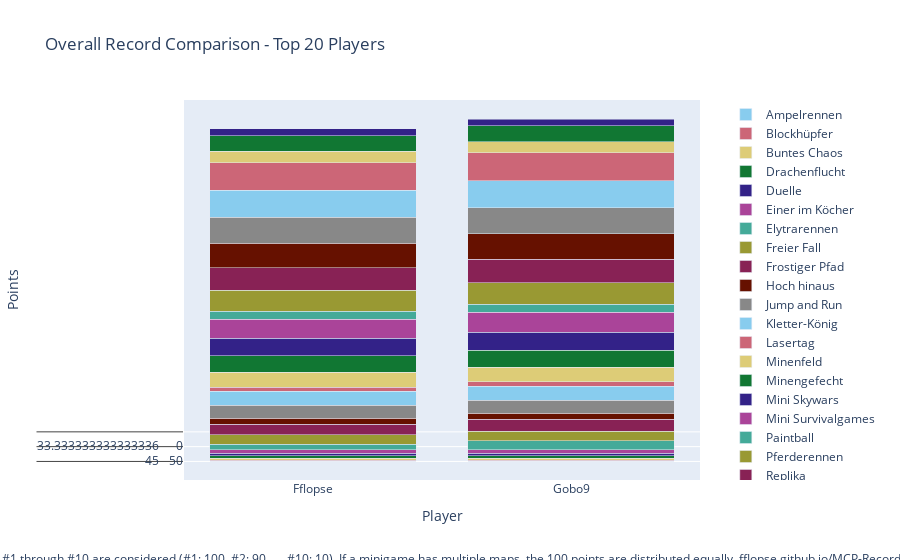

Notebook code for this chart:
### Code cell
import plotly.graph_objects as go

# Sum all columns to get the total score
outDf['Total'] = outDf.sum(axis=1)

# Sort by total score and fill N/A values with 0
outDf = outDf.sort_values(by='Total', ascending=False).fillna(0)

# Crop to top 10 players
cropDf = outDf.head(20).copy()

# Drop the 'Total' column for plotting
cropDf = cropDf.drop(columns=['Total'])

# Create a color palette
color_palette = px.colors.qualitative.Safe

# Create the stacked bar plot
fig = go.Figure()

for column in cropDf.columns.difference(['Player']):
    fig.add_trace(go.Bar(
        x=cropDf.index,
        y=cropDf[column],
        name=column,
        marker_color=color_palette[len(fig.data) % len(color_palette)]
    ))

# Update layout
fig.update_layout(
    barmode='stack',
    title='Overall Record Comparison - Top 20 Players',
    xaxis=dict(title='Player'),
    yaxis=dict(title='Points'),
    #height=800,
    #width=1000,
    legend=dict(
        x=1.05,
        y=0.5,
        traceorder='normal',
        font=dict(size=12),
        bgcolor='rgba(255, 255, 255, 0)',
        bordercolor='rgba(0, 0, 0, 0)'
    ),
    margin=dict(r=200),  # Adjust right margin to make room for the legend
    annotations=[
        dict(
            x=0.5,
            y=-0.235,
            xref='paper',
            yref='paper',
            text='Max 100 points per minigame. Records #1 through #10 are considered (#1: 100, #2: 90, ..., #10: 10). If a minigame has multiple maps, the 100 points are distributed equally. fflopse.github.io/MCP-Records/data-analysis/global-ranking.ipynb',
            showarrow=False,
            font=dict(size=12),
            xanchor='center'
        )
    ]
)

fig.show()

# save the plot as an html file

fig.write_html('out/overall_record_comparison.html')

### Figure 1 — Plotly figure (JSON) as saved in the notebook; plotly's stock layout.template omitted (floating-point values rounded to 4 significant figures)
{"data": [{"marker": {"color": "rgb(136, 204, 238)"}, "name": "Ampelrennen", "type": "bar", "x": ["Fflopse", "Gobo9", "ReichesBrot", "cediiiiii_10", "PedroZockt", "HerrDante", "Ex4cted", "_n3d", "yiiq", "JOW23", "lizsyy", "DarkCobweb", "Umgfoin", "2wc", "yzvm", "camman18YT", "Ninivee", "Grapfen", "KakaMC", "ffawks"], "y": [[45, 45], [50, 50], [10, 10], [20, 20], [70, 70], [25, 25], [45, 45], [20, 20], [0, 0], [0, 0], [10, 10], [0, 0], [50, 50], [0, 0], [0, 0], [0, 0], [0, 0], [0, 0], [0, 0], [0, 0]]}, {"marker": {"color": "rgb(204, 102, 119)"}, "name": "Blockhüpfer", "type": "bar", "x": ["Fflopse", "Gobo9", "ReichesBrot", "cediiiiii_10", "PedroZockt", "HerrDante", "Ex4cted", "_n3d", "yiiq", "JOW23", "lizsyy", "DarkCobweb", "Umgfoin", "2wc", "yzvm", "camman18YT", "Ninivee", "Grapfen", "KakaMC", "ffawks"], "y": [[90, 90], [60, 60], [100, 100], [0, 0], [30, 30], [0, 0], [80, 80], [0, 0], [20, 20], [0, 0], [50, 50], [0, 0], [0, 0], [0, 0], [0, 0], [0, 0], [0, 0], [0, 0], [0, 0], [0, 0]]}, {"marker": {"color": "rgb(221, 204, 119)"}, "name": "Buntes Chaos", "type": "bar", "x": ["Fflopse", "Gobo9", "ReichesBrot", "cediiiiii_10", "PedroZockt", "HerrDante", "Ex4cted", "_n3d", "yiiq", "JOW23", "lizsyy", "DarkCobweb", "Umgfoin", "2wc", "yzvm", "camman18YT", "Ninivee", "Grapfen", "KakaMC", "ffawks"], "y": [[100, 100], [50, 50], [100, 100], [50, 50], [100, 100], [50, 50], [50, 50], [100, 100], [0, 0], [0, 0], [100, 100], [0, 0], [100, 100], [0, 0], [0, 0], [0, 0], [100, 100], [0, 0], [100, 100], [0, 0]]}, {"marker": {"color": "rgb(17, 119, 51)"}, "name": "Drachenflucht", "type": "bar", "x": ["Fflopse", "Gobo9", "ReichesBrot", "cediiiiii_10", "PedroZockt", "HerrDante", "Ex4cted", "_n3d", "yiiq", "JOW23", "lizsyy", "DarkCobweb", "Umgfoin", "2wc", "yzvm", "camman18YT", "Ninivee", "Grapfen", "KakaMC", "ffawks"], "y": [[0, 0], [0, 0], [0, 0], [0, 0], [0, 0], [0, 0], [0, 0], [16, 16], [0, 0], [0, 0], [0, 0], [0, 0], [0, 0], [0, 0], [0, 0], [0, 0], [0, 0], [0, 0], [0, 0], [0, 0]]}, {"marker": {"color": "rgb(51, 34, 136)"}, "name": "Duelle", "type": "bar", "x": ["Fflopse", "Gobo9", "ReichesBrot", "cediiiiii_10", "PedroZockt", "HerrDante", "Ex4cted", "_n3d", "yiiq", "JOW23", "lizsyy", "DarkCobweb", "Umgfoin", "2wc", "yzvm", "camman18YT", "Ninivee", "Grapfen", "KakaMC", "ffawks"], "y": [[0, 0], [0, 0], [0, 0], [60, 60], [0, 0], [0, 0], [0, 0], [0, 0], [0, 0], [0, 0], [0, 0], [60, 60], [0, 0], [60, 60], [60, 60], [0, 0], [0, 0], [0, 0], [0, 0], [0, 0]]}, {"marker": {"color": "rgb(170, 68, 153)"}, "name": "Einer im Köcher", "type": "bar", "x": ["Fflopse", "Gobo9", "ReichesBrot", "cediiiiii_10", "PedroZockt", "HerrDante", "Ex4cted", "_n3d", "yiiq", "JOW23", "lizsyy", "DarkCobweb", "Umgfoin", "2wc", "yzvm", "camman18YT", "Ninivee", "Grapfen", "KakaMC", "ffawks"], "y": [[86.67, 86.67], [33.33, 33.33], [20, 20], [46.67, 46.67], [0, 0], [90, 90], [0, 0], [16.67, 16.67], [0, 0], [16.67, 16.67], [0, 0], [0, 0], [0, 0], [0, 0], [0, 0], [0, 0], [0, 0], [0, 0], [0, 0], [0, 0]]}, {"marker": {"color": "rgb(68, 170, 153)"}, "name": "Elytrarennen", "type": "bar", "x": ["Fflopse", "Gobo9", "ReichesBrot", "cediiiiii_10", "PedroZockt", "HerrDante", "Ex4cted", "_n3d", "yiiq", "JOW23", "lizsyy", "DarkCobweb", "Umgfoin", "2wc", "yzvm", "camman18YT", "Ninivee", "Grapfen", "KakaMC", "ffawks"], "y": [[80, 76.67], [20, 20], [96.67, 100], [0, 0], [40, 36.67], [0, 0], [0, 0], [43.33, 36.67], [0, 0], [0, 0], [0, 0], [0, 0], [33.33, 23.33], [0, 0], [0, 0], [0, 0], [0, 0], [13.33, 13.33], [0, 0], [50, 46.67]]}, {"marker": {"color": "rgb(153, 153, 51)"}, "name": "Freier Fall", "type": "bar", "x": ["Fflopse", "Gobo9", "ReichesBrot", "cediiiiii_10", "PedroZockt", "HerrDante", "Ex4cted", "_n3d", "yiiq", "JOW23", "lizsyy", "DarkCobweb", "Umgfoin", "2wc", "yzvm", "camman18YT", "Ninivee", "Grapfen", "KakaMC", "ffawks"], "y": [[42.5, 42.5], [52.5, 52.5], [27.5, 27.5], [52.5, 52.5], [25, 25], [62.5, 62.5], [20, 20], [15, 15], [0, 0], [0, 0], [0, 0], [0, 0], [0, 0], [42.5, 42.5], [0, 0], [0, 0], [7.5, 7.5], [0, 0], [0, 0], [0, 0]]}, {"marker": {"color": "rgb(136, 34, 85)"}, "name": "Frostiger Pfad", "type": "bar", "x": ["Fflopse", "Gobo9", "ReichesBrot", "cediiiiii_10", "PedroZockt", "HerrDante", "Ex4cted", "_n3d", "yiiq", "JOW23", "lizsyy", "DarkCobweb", "Umgfoin", "2wc", "yzvm", "camman18YT", "Ninivee", "Grapfen", "KakaMC", "ffawks"], "y": [[50, 40], [90, 90], [100, 100], [0, 0], [0, 0], [0, 0], [0, 0], [30, 20], [0, 0], [0, 0], [0, 0], [0, 0], [0, 0], [0, 0], [0, 0], [0, 0], [80, 70], [0, 0], [0, 0], [0, 0]]}, {"marker": {"color": "rgb(102, 17, 0)"}, "name": "Hoch hinaus", "type": "bar", "x": ["Fflopse", "Gobo9", "ReichesBrot", "cediiiiii_10", "PedroZockt", "HerrDante", "Ex4cted", "_n3d", "yiiq", "JOW23", "lizsyy", "DarkCobweb", "Umgfoin", "2wc", "yzvm", "camman18YT", "Ninivee", "Grapfen", "KakaMC", "ffawks"], "y": [[80, 80], [70, 70], [40, 40], [20, 20], [90, 90], [0, 0], [50, 50], [0, 0], [0, 0], [0, 0], [0, 0], [0, 0], [0, 0], [0, 0], [0, 0], [0, 0], [0, 0], [0, 0], [0, 0], [0, 0]]}, {"marker": {"color": "rgb(136, 136, 136)"}, "name": "Jump and Run", "type": "bar", "x": ["Fflopse", "Gobo9", "ReichesBrot", "cediiiiii_10", "PedroZockt", "HerrDante", "Ex4cted", "_n3d", "yiiq", "JOW23", "lizsyy", "DarkCobweb", "Umgfoin", "2wc", "yzvm", "camman18YT", "Ninivee", "Grapfen", "KakaMC", "ffawks"], "y": [[56.67, 56.67], [93.33, 93.33], [90, 90], [23.33, 23.33], [23.33, 23.33], [26.67, 26.67], [0, 0], [0, 0], [6.667, 6.667], [0, 0], [13.33, 13.33], [0, 0], [0, 0], [13.33, 13.33], [0, 0], [33.33, 33.33], [0, 0], [0, 0], [10, 10], [0, 0]]}, {"marker": {"color": "rgb(136, 204, 238)"}, "name": "Kletter-König", "type": "bar", "x": ["Fflopse", "Gobo9", "ReichesBrot", "cediiiiii_10", "PedroZockt", "HerrDante", "Ex4cted", "_n3d", "yiiq", "JOW23", "lizsyy", "DarkCobweb", "Umgfoin", "2wc", "yzvm", "camman18YT", "Ninivee", "Grapfen", "KakaMC", "ffawks"], "y": [[95, 95], [30, 30], [50, 50], [0, 0], [15, 15], [25, 25], [0, 0], [0, 0], [65, 65], [0, 0], [0, 0], [0, 0], [0, 0], [0, 0], [20, 20], [45, 45], [0, 0], [0, 0], [0, 0], [15, 15]]}, {"marker": {"color": "rgb(204, 102, 119)"}, "name": "Lasertag", "type": "bar", "x": ["Fflopse", "Gobo9", "ReichesBrot", "cediiiiii_10", "PedroZockt", "HerrDante", "Ex4cted", "_n3d", "yiiq", "JOW23", "lizsyy", "DarkCobweb", "Umgfoin", "2wc", "yzvm", "camman18YT", "Ninivee", "Grapfen", "KakaMC", "ffawks"], "y": [[86.67, 86.67], [30, 30], [0, 0], [0, 0], [36.67, 36.67], [86.67, 86.67], [30, 30], [0, 0], [0, 0], [53.33, 53.33], [0, 0], [0, 0], [0, 0], [23.33, 23.33], [0, 0], [0, 0], [0, 0], [13.33, 13.33], [0, 0], [26.67, 26.67]]}, {"marker": {"color": "rgb(221, 204, 119)"}, "name": "Minenfeld", "type": "bar", "x": ["Fflopse", "Gobo9", "ReichesBrot", "cediiiiii_10", "PedroZockt", "HerrDante", "Ex4cted", "_n3d", "yiiq", "JOW23", "lizsyy", "DarkCobweb", "Umgfoin", "2wc", "yzvm", "camman18YT", "Ninivee", "Grapfen", "KakaMC", "ffawks"], "y": [[33.33, 33.33], [0, 0], [30, 30], [16.67, 16.67], [0, 0], [46.67, 46.67], [10, 10], [10, 10], [0, 0], [6.667, 6.667], [0, 0], [0, 0], [0, 0], [0, 0], [0, 0], [0, 0], [26.67, 26.67], [0, 0], [0, 0], [0, 0]]}, {"marker": {"color": "rgb(17, 119, 51)"}, "name": "Minengefecht", "type": "bar", "x": ["Fflopse", "Gobo9", "ReichesBrot", "cediiiiii_10", "PedroZockt", "HerrDante", "Ex4cted", "_n3d", "yiiq", "JOW23", "lizsyy", "DarkCobweb", "Umgfoin", "2wc", "yzvm", "camman18YT", "Ninivee", "Grapfen", "KakaMC", "ffawks"], "y": [[12.5, 12.5], [32.5, 32.5], [25, 25], [75, 75], [0, 0], [12.5, 12.5], [0, 0], [25, 25], [50, 50], [45, 45], [0, 0], [60, 60], [0, 0], [22.5, 22.5], [35, 35], [0, 0], [0, 0], [12.5, 12.5], [0, 0], [12.5, 12.5]]}, {"marker": {"color": "rgb(51, 34, 136)"}, "name": "Mini Skywars", "type": "bar", "x": ["Fflopse", "Gobo9", "ReichesBrot", "cediiiiii_10", "PedroZockt", "HerrDante", "Ex4cted", "_n3d", "yiiq", "JOW23", "lizsyy", "DarkCobweb", "Umgfoin", "2wc", "yzvm", "camman18YT", "Ninivee", "Grapfen", "KakaMC", "ffawks"], "y": [[20, 20], [31.67, 48.33], [16.67, 16.67], [45, 43.33], [23.33, 21.67], [0, 0], [11.67, 11.67], [23.33, 23.33], [8.333, 8.333], [16.67, 16.67], [0, 0], [31.67, 30], [16.67, 15], [31.67, 31.67], [0, 0], [6.667, 6.667], [6.667, 6.667], [25, 23.33], [16.67, 16.67], [0, 0]]}, {"marker": {"color": "rgb(170, 68, 153)"}, "name": "Mini Survivalgames", "type": "bar", "x": ["Fflopse", "Gobo9", "ReichesBrot", "cediiiiii_10", "PedroZockt", "HerrDante", "Ex4cted", "_n3d", "yiiq", "JOW23", "lizsyy", "DarkCobweb", "Umgfoin", "2wc", "yzvm", "camman18YT", "Ninivee", "Grapfen", "KakaMC", "ffawks"], "y": [[20, 13.33], [46.67, 53.33], [26.67, 26.67], [36.67, 36.67], [0, 0], [10, 10], [0, 0], [0, 0], [0, 0], [0, 0], [0, 0], [20, 20], [0, 0], [26.67, 26.67], [0, 0], [73.33, 66.67], [20, 20], [26.67, 26.67], [0, 0], [0, 0]]}, {"marker": {"color": "rgb(68, 170, 153)"}, "name": "Paintball", "type": "bar", "x": ["Fflopse", "Gobo9", "ReichesBrot", "cediiiiii_10", "PedroZockt", "HerrDante", "Ex4cted", "_n3d", "yiiq", "JOW23", "lizsyy", "DarkCobweb", "Umgfoin", "2wc", "yzvm", "camman18YT", "Ninivee", "Grapfen", "KakaMC", "ffawks"], "y": [[76.67, 76.67], [0, 0], [63.33, 63.33], [6.667, 6.667], [56.67, 56.67], [50, 50], [0, 0], [16.67, 16.67], [30, 30], [0, 0], [0, 0], [20, 20], [0, 0], [33.33, 33.33], [23.33, 23.33], [0, 0], [0, 0], [30, 30], [0, 0], [0, 0]]}, {"marker": {"color": "rgb(153, 153, 51)"}, "name": "Pferderennen", "type": "bar", "x": ["Fflopse", "Gobo9", "ReichesBrot", "cediiiiii_10", "PedroZockt", "HerrDante", "Ex4cted", "_n3d", "yiiq", "JOW23", "lizsyy", "DarkCobweb", "Umgfoin", "2wc", "yzvm", "camman18YT", "Ninivee", "Grapfen", "KakaMC", "ffawks"], "y": [[91.67, 91.67], [63.33, 66.67], [33.33, 31.67], [73.33, 73.33], [45, 45], [6.667, 6.667], [0, 0], [0, 0], [45, 45], [0, 0], [31.67, 31.67], [0, 0], [6.667, 6.667], [0, 0], [13.33, 13.33], [0, 0], [0, 0], [0, 0], [0, 0], [48.33, 46.67]]}, {"marker": {"color": "rgb(136, 34, 85)"}, "name": "Replika", "type": "bar", "x": ["Fflopse", "Gobo9", "ReichesBrot", "cediiiiii_10", "PedroZockt", "HerrDante", "Ex4cted", "_n3d", "yiiq", "JOW23", "lizsyy", "DarkCobweb", "Umgfoin", "2wc", "yzvm", "camman18YT", "Ninivee", "Grapfen", "KakaMC", "ffawks"], "y": [[53.98, 53.88], [91.07, 90.97], [11.07, 12.82], [51.65, 51.55], [57.86, 57.77], [8.447, 8.447], [43.3, 43.2], [5.049, 4.951], [28.93, 28.74], [2.718, 2.718], [18.83, 18.64], [1.942, 1.942], [0, 0], [2.718, 2.718], [0, 0], [5.146, 5.146], [0, 0], [1.553, 1.553], [32.82, 32.62], [11.65, 11.65]]}, {"marker": {"color": "rgb(102, 17, 0)"}, "name": "Sammelwahn", "type": "bar", "x": ["Fflopse", "Gobo9", "ReichesBrot", "cediiiiii_10", "PedroZockt", "HerrDante", "Ex4cted", "_n3d", "yiiq", "JOW23", "lizsyy", "DarkCobweb", "Umgfoin", "2wc", "yzvm", "camman18YT", "Ninivee", "Grapfen", "KakaMC", "ffawks"], "y": [[21, 20.25], [27.75, 28.25], [3.25, 3.25], [35.75, 34.5], [15.75, 15], [10.5, 10.25], [16.75, 17], [4.5, 3.75], [0, 0], [3.5, 3.5], [5.25, 5], [5.75, 5.5], [7, 6.75], [0, 0], [4.5, 4], [6, 6], [2, 2], [16, 15.5], [0, 10.75], [3, 2.75]]}, {"marker": {"color": "rgb(136, 136, 136)"}, "name": "Schießstand", "type": "bar", "x": ["Fflopse", "Gobo9", "ReichesBrot", "cediiiiii_10", "PedroZockt", "HerrDante", "Ex4cted", "_n3d", "yiiq", "JOW23", "lizsyy", "DarkCobweb", "Umgfoin", "2wc", "yzvm", "camman18YT", "Ninivee", "Grapfen", "KakaMC", "ffawks"], "y": [[96.67, 96.67], [50, 50], [10, 10], [40, 40], [0, 0], [66.67, 66.67], [90, 90], [26.67, 26.67], [0, 0], [10, 10], [33.33, 33.33], [0, 0], [0, 0], [0, 0], [0, 0], [0, 0], [0, 0], [0, 0], [0, 0], [33.33, 33.33]]}, {"marker": {"color": "rgb(136, 204, 238)"}, "name": "Spleef", "type": "bar", "x": ["Fflopse", "Gobo9", "ReichesBrot", "cediiiiii_10", "PedroZockt", "HerrDante", "Ex4cted", "_n3d", "yiiq", "JOW23", "lizsyy", "DarkCobweb", "Umgfoin", "2wc", "yzvm", "camman18YT", "Ninivee", "Grapfen", "KakaMC", "ffawks"], "y": [[70, 70], [70, 70], [90, 90], [85, 85], [50, 50], [25, 25], [25, 25], [40, 40], [25, 25], [40, 40], [45, 45], [25, 25], [75, 75], [0, 0], [0, 0], [0, 0], [0, 0], [25, 25], [0, 0], [0, 0]]}, {"marker": {"color": "rgb(204, 102, 119)"}, "name": "Todeswürfel", "type": "bar", "x": ["Fflopse", "Gobo9", "ReichesBrot", "cediiiiii_10", "PedroZockt", "HerrDante", "Ex4cted", "_n3d", "yiiq", "JOW23", "lizsyy", "DarkCobweb", "Umgfoin", "2wc", "yzvm", "camman18YT", "Ninivee", "Grapfen", "KakaMC", "ffawks"], "y": [[60, 60], [0, 0], [0, 0], [0, 0], [50, 50], [90, 90], [0, 0], [0, 0], [0, 0], [0, 0], [0, 0], [0, 0], [0, 0], [0, 0], [0, 0], [40, 40], [0, 0], [0, 0], [30, 30], [0, 0]]}, {"marker": {"color": "rgb(221, 204, 119)"}, "name": "Waffenfolge", "type": "bar", "x": ["Fflopse", "Gobo9", "ReichesBrot", "cediiiiii_10", "PedroZockt", "HerrDante", "Ex4cted", "_n3d", "yiiq", "JOW23", "lizsyy", "DarkCobweb", "Umgfoin", "2wc", "yzvm", "camman18YT", "Ninivee", "Grapfen", "KakaMC", "ffawks"], "y": [[40, 40], [0, 0], [0, 0], [70, 70], [60, 60], [0, 0], [0, 0], [0, 0], [0, 0], [100, 100], [0, 0], [0, 0], [0, 0], [0, 0], [90, 90], [0, 0], [0, 0], [50, 50], [0, 0], [0, 0]]}, {"marker": {"color": "rgb(17, 119, 51)"}, "name": "Walls", "type": "bar", "x": ["Fflopse", "Gobo9", "ReichesBrot", "cediiiiii_10", "PedroZockt", "HerrDante", "Ex4cted", "_n3d", "yiiq", "JOW23", "lizsyy", "DarkCobweb", "Umgfoin", "2wc", "yzvm", "camman18YT", "Ninivee", "Grapfen", "KakaMC", "ffawks"], "y": [[33.33, 33.33], [43.33, 43.33], [16.67, 16.67], [93.33, 93.33], [60, 60], [0, 0], [0, 0], [0, 0], [26.67, 26.67], [33.33, 33.33], [0, 0], [66.67, 66.67], [0, 0], [20, 20], [16.67, 16.67], [53.33, 53.33], [20, 20], [40, 40], [33.33, 33.33], [0, 0]]}, {"marker": {"color": "rgb(51, 34, 136)"}, "name": "Wettrennen", "type": "bar", "x": ["Fflopse", "Gobo9", "ReichesBrot", "cediiiiii_10", "PedroZockt", "HerrDante", "Ex4cted", "_n3d", "yiiq", "JOW23", "lizsyy", "DarkCobweb", "Umgfoin", "2wc", "yzvm", "camman18YT", "Ninivee", "Grapfen", "KakaMC", "ffawks"], "y": [[80, 80], [74, 74], [60, 60], [44, 44], [10, 10], [16, 16], [0, 0], [0, 0], [40, 40], [0, 0], [14, 14], [0, 0], [0, 0], [8, 8], [14, 14], [0, 0], [0, 0], [0, 0], [0, 0], [12, 12]]}], "layout": {"annotations": [{"font": {"size": 12}, "showarrow": false, "text": "Max 100 points per minigame. Records #1 through #10 are considered (#1: 100, #2: 90, ..., #10: 10). If a minigame has multiple maps, the 100 points are distributed equally. fflopse.github.io/MCP-Records/data-analysis/global-ranking.ipynb", "x": 0.5, "xanchor": "center", "xref": "paper", "y": -0.235, "yref": "paper"}], "barmode": "stack", "legend": {"bgcolor": "rgba(255, 255, 255, 0)", "bordercolor": "rgba(0, 0, 0, 0)", "font": {"size": 12}, "traceorder": "normal", "x": 1.05, "y": 0.5}, "margin": {"r": 200}, "title": {"text": "Overall Record Comparison - Top 20 Players"}, "xaxis": {"title": {"text": "Player"}}, "yaxis": {"title": {"text": "Points"}}}}
